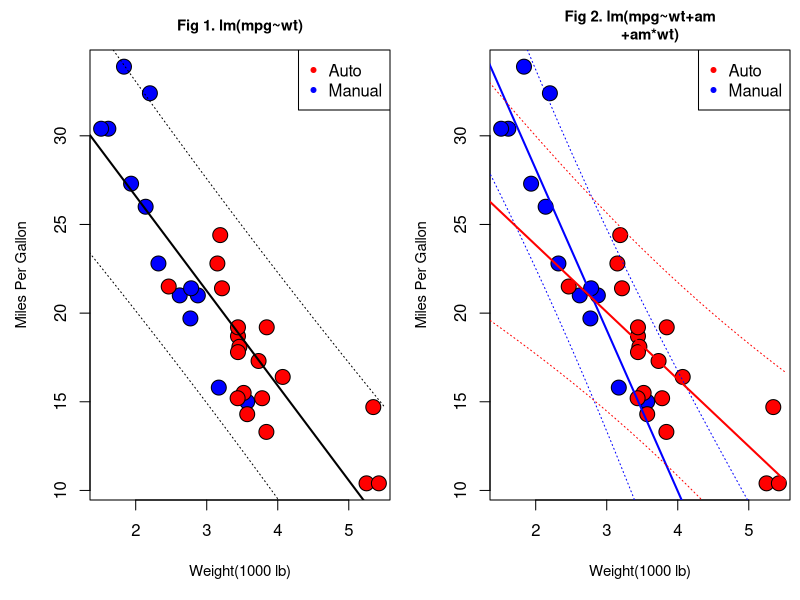
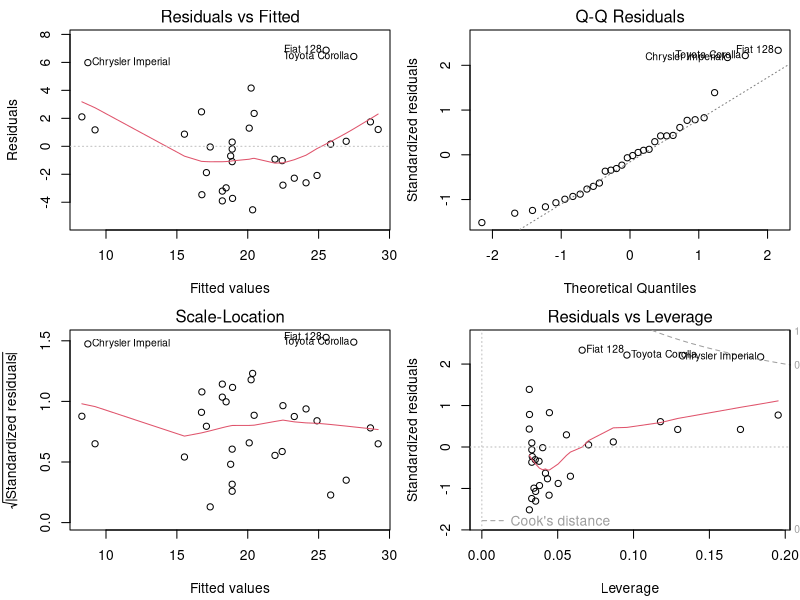
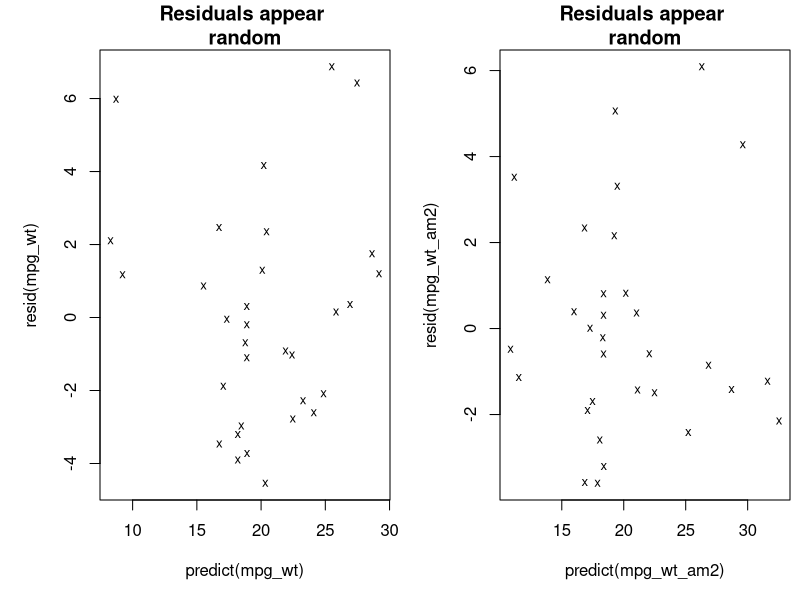

Recreate these plots in R, in order.
## ---- chunk 1
knitr::opts_chunk$set(echo = TRUE)
## ---- chunk 2
sort(round(cor(mtcars)[-1,1],3)) # correlation of mpg with all other vars

## ---- chunk 3

par(mfrow=c(1,2),mai = c(1, 0.9, 0.5, .1))

plot(mtcars$wt,mtcars$mpg,main="Fig 1. lm(mpg~wt)",cex.lab=0.9,cex.main=.9, 
     xlab="Weight(1000 lb)", ylab="Miles Per Gallon",)
legend('topright', col=c('red','blue'), pch=20, legend=c('Auto','Manual'),box.lty=1,cex=1)

man<-mtcars[mtcars$am==1,]
auto<-mtcars[mtcars$am==0,]
points(man$wt,man$mpg, pch = 21, col = "black", bg = "blue", cex = 2)
points(auto$wt,auto$mpg, pch = 21, col = "black", bg = "red", cex = 2)

# First, simpler model
mpg_wt<-lm(mpg~wt,mtcars)
abline(mpg_wt, lwd=2)

# Second model including interaction term
mpg_wt_am2<-lm(mpg~wt+am+am*wt,mtcars)

# prediction intervals of first model
xVals<- seq(min(mtcars$wt)-.2, max(mtcars$wt)+.2, by = .2)
newdata<-data.frame(wt=xVals)
p2 <- predict(mpg_wt, newdata=newdata, interval = ("prediction"))
lines(xVals, p2[,2],lty=3); lines(xVals, p2[,3],lty=3)

# plot of second model's prediction intervals 
plot(mtcars$wt,mtcars$mpg,main="Fig 2. lm(mpg~wt+am
     +am*wt)", xlab="Weight(1000 lb)", ylab="Miles Per Gallon",cex.lab=0.9,cex.main=.9)
legend('topright', col=c('red','blue'), pch=20, legend=c('Auto','Manual'),box.lty=1,cex=1)

points(man$wt,man$mpg, pch = 21, col = "black", bg = "blue", cex = 2)
points(auto$wt,auto$mpg, pch = 21, col = "black", bg = "red", cex = 2)

newdata2<-newdata
newdata2$am<-1 # setting am to 'manual' so we can draw prediction intervals
manpred<-predict(mpg_wt_am2,newdata=newdata2,interval=("prediction"))
newdata2$am<-0  # setting am to 'automatic' so we can draw prediction intervals
autopred<-predict(mpg_wt_am2,newdata=newdata2,interval=("prediction"))
lines(xVals,manpred[,1],lwd=2,col='blue')
lines(xVals,manpred[,2],lty=3,col='blue') ; lines(xVals,manpred[,3],lty=3,col='blue')
lines(xVals,autopred[,1],lwd=2,col='red')
lines(xVals,autopred[,2],lty=3,col='red') ; lines(xVals,autopred[,3],lty=3,col='red')

## ---- chunk 4
anova(mpg_wt,mpg_wt_am2)
summary(mpg_wt);  
summary(mpg_wt_am2);  
## ---- chunk 5
par(mfrow=c(2,2),mai = c(.7, 0.7, 0.3, 0.1))
plot(mpg_wt)
par(mfrow=c(1,2),mai = c(1,1,.5,.1))
plot(predict(mpg_wt),resid(mpg_wt),pch='x', main='Residuals appear \nrandom',cex=.8)
plot(predict(mpg_wt_am2),resid(mpg_wt_am2),pch='x',
     main='Residuals appear \nrandom',cex=.8)
# showing most extreme dfbetas and hatvalues to see which cars 
sort(round(dfbetas(mpg_wt)[, 2], 3))[c(1,2,3,31,32)]
sort(round(hatvalues(mpg_wt), 3))[c(1,31,32)]

